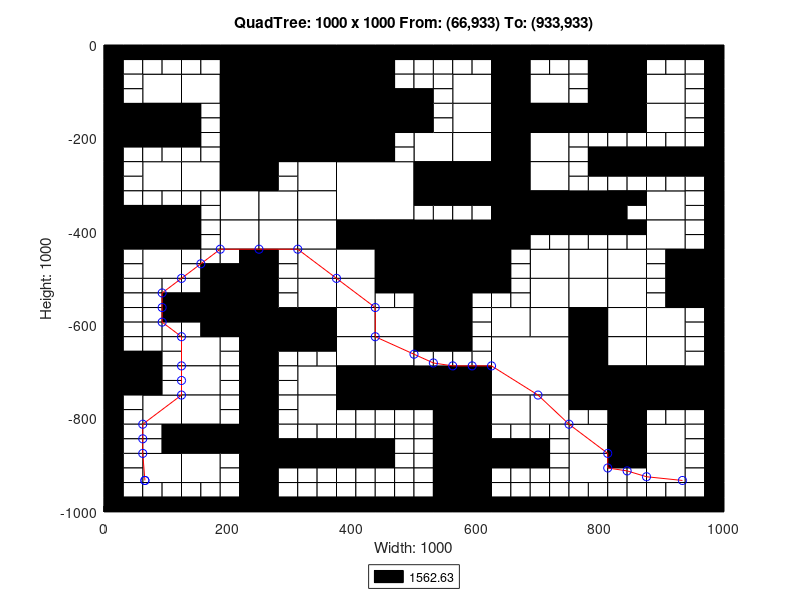

Reproduce this figure in MATLAB.
axis([0 1000 -1000 0]);
title('QuadTree: 1000 x 1000 From: (66,933) To: (933,933)');
xlabel('Width: 1000');
ylabel('Height: 1000');
rectangle('Position',[250 -125 125 125], 'FaceColor',[0 0 0]);
rectangle('Position',[250 -250 125 125], 'FaceColor',[0 0 0]);
rectangle('Position',[375 -375 125 125], 'FaceColor',[1 1 1]);
rectangle('Position',[500 -500 125 125], 'FaceColor',[0 0 0]);
rectangle('Position',[625 -750 125 125], 'FaceColor',[1 1 1]);
rectangle('Position',[62.5 -125 62.5 62.5], 'FaceColor',[1 1 1]);
rectangle('Position',[187.5 -62.5 62.5 62.5], 'FaceColor',[0 0 0]);
rectangle('Position',[125 -125 62.5 62.5], 'FaceColor',[1 1 1]);
rectangle('Position',[187.5 -125 62.5 62.5], 'FaceColor',[0 0 0]);
rectangle('Position',[0 -187.5 62.5 62.5], 'FaceColor',[0 0 0]);
rectangle('Position',[62.5 -187.5 62.5 62.5], 'FaceColor',[0 0 0]);
rectangle('Position',[187.5 -187.5 62.5 62.5], 'FaceColor',[0 0 0]);
rectangle('Position',[187.5 -250 62.5 62.5], 'FaceColor',[0 0 0]);
rectangle('Position',[375 -62.5 62.5 62.5], 'FaceColor',[0 0 0]);
rectangle('Position',[375 -125 62.5 62.5], 'FaceColor',[0 0 0]);
rectangle('Position',[375 -187.5 62.5 62.5], 'FaceColor',[0 0 0]);
rectangle('Position',[437.5 -187.5 62.5 62.5], 'FaceColor',[0 0 0]);
rectangle('Position',[375 -250 62.5 62.5], 'FaceColor',[0 0 0]);
rectangle('Position',[62.5 -312.5 62.5 62.5], 'FaceColor',[1 1 1]);
rectangle('Position',[125 -312.5 62.5 62.5], 'FaceColor',[1 1 1]);
rectangle('Position',[187.5 -312.5 62.5 62.5], 'FaceColor',[0 0 0]);
rectangle('Position',[187.5 -375 62.5 62.5], 'FaceColor',[1 1 1]);
rectangle('Position',[0 -437.5 62.5 62.5], 'FaceColor',[0 0 0]);
rectangle('Position',[62.5 -437.5 62.5 62.5], 'FaceColor',[0 0 0]);
rectangle('Position',[62.5 -500 62.5 62.5], 'FaceColor',[1 1 1]);
rectangle('Position',[187.5 -437.5 62.5 62.5], 'FaceColor',[1 1 1]);
rectangle('Position',[312.5 -312.5 62.5 62.5], 'FaceColor',[1 1 1]);
rectangle('Position',[250 -375 62.5 62.5], 'FaceColor',[1 1 1]);
rectangle('Position',[312.5 -375 62.5 62.5], 'FaceColor',[1 1 1]);
rectangle('Position',[250 -437.5 62.5 62.5], 'FaceColor',[1 1 1]);
rectangle('Position',[312.5 -437.5 62.5 62.5], 'FaceColor',[1 1 1]);
rectangle('Position',[312.5 -500 62.5 62.5], 'FaceColor',[1 1 1]);
rectangle('Position',[375 -437.5 62.5 62.5], 'FaceColor',[0 0 0]);
rectangle('Position',[437.5 -437.5 62.5 62.5], 'FaceColor',[0 0 0]);
rectangle('Position',[375 -500 62.5 62.5], 'FaceColor',[1 1 1]);
rectangle('Position',[437.5 -500 62.5 62.5], 'FaceColor',[0 0 0]);
rectangle('Position',[562.5 -125 62.5 62.5], 'FaceColor',[1 1 1]);
rectangle('Position',[625 -62.5 62.5 62.5], 'FaceColor',[0 0 0]);
rectangle('Position',[625 -125 62.5 62.5], 'FaceColor',[0 0 0]);
rectangle('Position',[687.5 -125 62.5 62.5], 'FaceColor',[1 1 1]);
rectangle('Position',[562.5 -187.5 62.5 62.5], 'FaceColor',[1 1 1]);
rectangle('Position',[500 -250 62.5 62.5], 'FaceColor',[1 1 1]);
rectangle('Position',[562.5 -250 62.5 62.5], 'FaceColor',[1 1 1]);
rectangle('Position',[625 -187.5 62.5 62.5], 'FaceColor',[0 0 0]);
rectangle('Position',[687.5 -187.5 62.5 62.5], 'FaceColor',[0 0 0]);
rectangle('Position',[625 -250 62.5 62.5], 'FaceColor',[0 0 0]);
rectangle('Position',[687.5 -250 62.5 62.5], 'FaceColor',[1 1 1]);
rectangle('Position',[812.5 -62.5 62.5 62.5], 'FaceColor',[0 0 0]);
rectangle('Position',[812.5 -125 62.5 62.5], 'FaceColor',[0 0 0]);
rectangle('Position',[875 -125 62.5 62.5], 'FaceColor',[1 1 1]);
rectangle('Position',[750 -187.5 62.5 62.5], 'FaceColor',[0 0 0]);
rectangle('Position',[812.5 -187.5 62.5 62.5], 'FaceColor',[0 0 0]);
rectangle('Position',[875 -187.5 62.5 62.5], 'FaceColor',[1 1 1]);
rectangle('Position',[500 -312.5 62.5 62.5], 'FaceColor',[0 0 0]);
rectangle('Position',[562.5 -312.5 62.5 62.5], 'FaceColor',[0 0 0]);
rectangle('Position',[625 -312.5 62.5 62.5], 'FaceColor',[0 0 0]);
rectangle('Position',[687.5 -312.5 62.5 62.5], 'FaceColor',[1 1 1]);
rectangle('Position',[625 -375 62.5 62.5], 'FaceColor',[0 0 0]);
rectangle('Position',[687.5 -375 62.5 62.5], 'FaceColor',[0 0 0]);
rectangle('Position',[625 -437.5 62.5 62.5], 'FaceColor',[0 0 0]);
rectangle('Position',[687.5 -500 62.5 62.5], 'FaceColor',[1 1 1]);
rectangle('Position',[750 -375 62.5 62.5], 'FaceColor',[0 0 0]);
rectangle('Position',[875 -375 62.5 62.5], 'FaceColor',[1 1 1]);
rectangle('Position',[750 -500 62.5 62.5], 'FaceColor',[1 1 1]);
rectangle('Position',[812.5 -500 62.5 62.5], 'FaceColor',[1 1 1]);
rectangle('Position',[875 -437.5 62.5 62.5], 'FaceColor',[1 1 1]);
rectangle('Position',[937.5 -500 62.5 62.5], 'FaceColor',[0 0 0]);
rectangle('Position',[187.5 -562.5 62.5 62.5], 'FaceColor',[0 0 0]);
rectangle('Position',[187.5 -625 62.5 62.5], 'FaceColor',[0 0 0]);
rectangle('Position',[0 -750 62.5 62.5], 'FaceColor',[0 0 0]);
rectangle('Position',[125 -687.5 62.5 62.5], 'FaceColor',[1 1 1]);
rectangle('Position',[125 -750 62.5 62.5], 'FaceColor',[1 1 1]);
rectangle('Position',[312.5 -562.5 62.5 62.5], 'FaceColor',[1 1 1]);
rectangle('Position',[250 -625 62.5 62.5], 'FaceColor',[0 0 0]);
rectangle('Position',[312.5 -625 62.5 62.5], 'FaceColor',[0 0 0]);
rectangle('Position',[375 -562.5 62.5 62.5], 'FaceColor',[1 1 1]);
rectangle('Position',[375 -625 62.5 62.5], 'FaceColor',[1 1 1]);
rectangle('Position',[437.5 -625 62.5 62.5], 'FaceColor',[1 1 1]);
rectangle('Position',[312.5 -750 62.5 62.5], 'FaceColor',[1 1 1]);
rectangle('Position',[375 -687.5 62.5 62.5], 'FaceColor',[1 1 1]);
rectangle('Position',[437.5 -687.5 62.5 62.5], 'FaceColor',[1 1 1]);
rectangle('Position',[375 -750 62.5 62.5], 'FaceColor',[0 0 0]);
rectangle('Position',[437.5 -750 62.5 62.5], 'FaceColor',[0 0 0]);
rectangle('Position',[62.5 -812.5 62.5 62.5], 'FaceColor',[1 1 1]);
rectangle('Position',[125 -812.5 62.5 62.5], 'FaceColor',[1 1 1]);
rectangle('Position',[125 -875 62.5 62.5], 'FaceColor',[0 0 0]);
rectangle('Position',[187.5 -875 62.5 62.5], 'FaceColor',[0 0 0]);
rectangle('Position',[62.5 -937.5 62.5 62.5], 'FaceColor',[1 1 1]);
rectangle('Position',[125 -937.5 62.5 62.5], 'FaceColor',[1 1 1]);
rectangle('Position',[312.5 -812.5 62.5 62.5], 'FaceColor',[1 1 1]);
rectangle('Position',[500 -562.5 62.5 62.5], 'FaceColor',[0 0 0]);
rectangle('Position',[500 -625 62.5 62.5], 'FaceColor',[0 0 0]);
rectangle('Position',[687.5 -562.5 62.5 62.5], 'FaceColor',[1 1 1]);
rectangle('Position',[625 -625 62.5 62.5], 'FaceColor',[1 1 1]);
rectangle('Position',[687.5 -625 62.5 62.5], 'FaceColor',[1 1 1]);
rectangle('Position',[500 -750 62.5 62.5], 'FaceColor',[0 0 0]);
rectangle('Position',[562.5 -750 62.5 62.5], 'FaceColor',[0 0 0]);
rectangle('Position',[750 -562.5 62.5 62.5], 'FaceColor',[1 1 1]);
rectangle('Position',[812.5 -562.5 62.5 62.5], 'FaceColor',[1 1 1]);
rectangle('Position',[750 -625 62.5 62.5], 'FaceColor',[0 0 0]);
rectangle('Position',[812.5 -625 62.5 62.5], 'FaceColor',[1 1 1]);
rectangle('Position',[937.5 -562.5 62.5 62.5], 'FaceColor',[0 0 0]);
rectangle('Position',[875 -625 62.5 62.5], 'FaceColor',[1 1 1]);
rectangle('Position',[750 -687.5 62.5 62.5], 'FaceColor',[0 0 0]);
rectangle('Position',[812.5 -687.5 62.5 62.5], 'FaceColor',[1 1 1]);
rectangle('Position',[750 -750 62.5 62.5], 'FaceColor',[0 0 0]);
rectangle('Position',[812.5 -750 62.5 62.5], 'FaceColor',[0 0 0]);
rectangle('Position',[875 -687.5 62.5 62.5], 'FaceColor',[1 1 1]);
rectangle('Position',[875 -750 62.5 62.5], 'FaceColor',[0 0 0]);
rectangle('Position',[937.5 -750 62.5 62.5], 'FaceColor',[0 0 0]);
rectangle('Position',[562.5 -812.5 62.5 62.5], 'FaceColor',[0 0 0]);
rectangle('Position',[562.5 -875 62.5 62.5], 'FaceColor',[0 0 0]);
rectangle('Position',[625 -812.5 62.5 62.5], 'FaceColor',[1 1 1]);
rectangle('Position',[687.5 -812.5 62.5 62.5], 'FaceColor',[1 1 1]);
rectangle('Position',[562.5 -937.5 62.5 62.5], 'FaceColor',[0 0 0]);
rectangle('Position',[562.5 -1000 62.5 62.5], 'FaceColor',[0 0 0]);
rectangle('Position',[812.5 -812.5 62.5 62.5], 'FaceColor',[0 0 0]);
rectangle('Position',[750 -875 62.5 62.5], 'FaceColor',[1 1 1]);
rectangle('Position',[812.5 -875 62.5 62.5], 'FaceColor',[0 0 0]);
rectangle('Position',[875 -875 62.5 62.5], 'FaceColor',[1 1 1]);
rectangle('Position',[750 -937.5 62.5 62.5], 'FaceColor',[1 1 1]);
rectangle('Position',[875 -937.5 62.5 62.5], 'FaceColor',[1 1 1]);
rectangle('Position',[0 -31.25 31.25 31.25], 'FaceColor',[0 0 0]);
rectangle('Position',[31.25 -31.25 31.25 31.25], 'FaceColor',[0 0 0]);
rectangle('Position',[0 -62.5 31.25 31.25], 'FaceColor',[0 0 0]);
rectangle('Position',[31.25 -62.5 31.25 31.25], 'FaceColor',[1 1 1]);
rectangle('Position',[62.5 -31.25 31.25 31.25], 'FaceColor',[0 0 0]);
rectangle('Position',[93.75 -31.25 31.25 31.25], 'FaceColor',[0 0 0]);
rectangle('Position',[62.5 -62.5 31.25 31.25], 'FaceColor',[1 1 1]);
rectangle('Position',[93.75 -62.5 31.25 31.25], 'FaceColor',[1 1 1]);
rectangle('Position',[0 -93.75 31.25 31.25], 'FaceColor',[0 0 0]);
rectangle('Position',[31.25 -93.75 31.25 31.25], 'FaceColor',[1 1 1]);
rectangle('Position',[0 -125 31.25 31.25], 'FaceColor',[0 0 0]);
rectangle('Position',[31.25 -125 31.25 31.25], 'FaceColor',[1 1 1]);
rectangle('Position',[125 -31.25 31.25 31.25], 'FaceColor',[0 0 0]);
rectangle('Position',[156.25 -31.25 31.25 31.25], 'FaceColor',[0 0 0]);
rectangle('Position',[125 -62.5 31.25 31.25], 'FaceColor',[1 1 1]);
rectangle('Position',[156.25 -62.5 31.25 31.25], 'FaceColor',[1 1 1]);
rectangle('Position',[0 -218.75 31.25 31.25], 'FaceColor',[0 0 0]);
rectangle('Position',[31.25 -218.75 31.25 31.25], 'FaceColor',[0 0 0]);
rectangle('Position',[0 -250 31.25 31.25], 'FaceColor',[0 0 0]);
rectangle('Position',[31.25 -250 31.25 31.25], 'FaceColor',[1 1 1]);
rectangle('Position',[62.5 -218.75 31.25 31.25], 'FaceColor',[0 0 0]);
rectangle('Position',[93.75 -218.75 31.25 31.25], 'FaceColor',[0 0 0]);
rectangle('Position',[62.5 -250 31.25 31.25], 'FaceColor',[1 1 1]);
rectangle('Position',[93.75 -250 31.25 31.25], 'FaceColor',[1 1 1]);
rectangle('Position',[125 -156.25 31.25 31.25], 'FaceColor',[0 0 0]);
rectangle('Position',[156.25 -156.25 31.25 31.25], 'FaceColor',[1 1 1]);
rectangle('Position',[125 -187.5 31.25 31.25], 'FaceColor',[0 0 0]);
rectangle('Position',[156.25 -187.5 31.25 31.25], 'FaceColor',[1 1 1]);
rectangle('Position',[125 -218.75 31.25 31.25], 'FaceColor',[0 0 0]);
rectangle('Position',[156.25 -218.75 31.25 31.25], 'FaceColor',[1 1 1]);
rectangle('Position',[125 -250 31.25 31.25], 'FaceColor',[1 1 1]);
rectangle('Position',[156.25 -250 31.25 31.25], 'FaceColor',[1 1 1]);
rectangle('Position',[437.5 -31.25 31.25 31.25], 'FaceColor',[0 0 0]);
rectangle('Position',[468.75 -31.25 31.25 31.25], 'FaceColor',[0 0 0]);
rectangle('Position',[437.5 -62.5 31.25 31.25], 'FaceColor',[0 0 0]);
rectangle('Position',[468.75 -62.5 31.25 31.25], 'FaceColor',[1 1 1]);
rectangle('Position',[437.5 -93.75 31.25 31.25], 'FaceColor',[0 0 0]);
rectangle('Position',[468.75 -93.75 31.25 31.25], 'FaceColor',[1 1 1]);
rectangle('Position',[437.5 -125 31.25 31.25], 'FaceColor',[0 0 0]);
rectangle('Position',[468.75 -125 31.25 31.25], 'FaceColor',[0 0 0]);
rectangle('Position',[437.5 -218.75 31.25 31.25], 'FaceColor',[0 0 0]);
rectangle('Position',[468.75 -218.75 31.25 31.25], 'FaceColor',[1 1 1]);
rectangle('Position',[437.5 -250 31.25 31.25], 'FaceColor',[0 0 0]);
rectangle('Position',[468.75 -250 31.25 31.25], 'FaceColor',[1 1 1]);
rectangle('Position',[0 -281.25 31.25 31.25], 'FaceColor',[0 0 0]);
rectangle('Position',[31.25 -281.25 31.25 31.25], 'FaceColor',[1 1 1]);
rectangle('Position',[0 -312.5 31.25 31.25], 'FaceColor',[0 0 0]);
rectangle('Position',[31.25 -312.5 31.25 31.25], 'FaceColor',[1 1 1]);
rectangle('Position',[0 -343.75 31.25 31.25], 'FaceColor',[0 0 0]);
rectangle('Position',[31.25 -343.75 31.25 31.25], 'FaceColor',[1 1 1]);
rectangle('Position',[0 -375 31.25 31.25], 'FaceColor',[0 0 0]);
rectangle('Position',[31.25 -375 31.25 31.25], 'FaceColor',[0 0 0]);
rectangle('Position',[62.5 -343.75 31.25 31.25], 'FaceColor',[1 1 1]);
rectangle('Position',[93.75 -343.75 31.25 31.25], 'FaceColor',[1 1 1]);
rectangle('Position',[62.5 -375 31.25 31.25], 'FaceColor',[0 0 0]);
rectangle('Position',[93.75 -375 31.25 31.25], 'FaceColor',[0 0 0]);
rectangle('Position',[125 -343.75 31.25 31.25], 'FaceColor',[1 1 1]);
rectangle('Position',[156.25 -343.75 31.25 31.25], 'FaceColor',[1 1 1]);
rectangle('Position',[125 -375 31.25 31.25], 'FaceColor',[0 0 0]);
rectangle('Position',[156.25 -375 31.25 31.25], 'FaceColor',[1 1 1]);
rectangle('Position',[0 -468.75 31.25 31.25], 'FaceColor',[0 0 0]);
rectangle('Position',[31.25 -468.75 31.25 31.25], 'FaceColor',[1 1 1]);
rectangle('Position',[0 -500 31.25 31.25], 'FaceColor',[0 0 0]);
rectangle('Position',[31.25 -500 31.25 31.25], 'FaceColor',[1 1 1]);
rectangle('Position',[125 -406.25 31.25 31.25], 'FaceColor',[0 0 0]);
rectangle('Position',[156.25 -406.25 31.25 31.25], 'FaceColor',[1 1 1]);
rectangle('Position',[125 -437.5 31.25 31.25], 'FaceColor',[0 0 0]);
rectangle('Position',[156.25 -437.5 31.25 31.25], 'FaceColor',[1 1 1]);
rectangle('Position',[125 -468.75 31.25 31.25], 'FaceColor',[1 1 1]);
rectangle('Position',[156.25 -468.75 31.25 31.25], 'FaceColor',[1 1 1]);
rectangle('Position',[125 -500 31.25 31.25], 'FaceColor',[1 1 1]);
rectangle('Position',[156.25 -500 31.25 31.25], 'FaceColor',[0 0 0]);
rectangle('Position',[187.5 -468.75 31.25 31.25], 'FaceColor',[1 1 1]);
rectangle('Position',[218.75 -468.75 31.25 31.25], 'FaceColor',[0 0 0]);
rectangle('Position',[187.5 -500 31.25 31.25], 'FaceColor',[0 0 0]);
rectangle('Position',[218.75 -500 31.25 31.25], 'FaceColor',[0 0 0]);
rectangle('Position',[250 -281.25 31.25 31.25], 'FaceColor',[0 0 0]);
rectangle('Position',[281.25 -281.25 31.25 31.25], 'FaceColor',[1 1 1]);
rectangle('Position',[250 -312.5 31.25 31.25], 'FaceColor',[0 0 0]);
rectangle('Position',[281.25 -312.5 31.25 31.25], 'FaceColor',[1 1 1]);
rectangle('Position',[250 -468.75 31.25 31.25], 'FaceColor',[0 0 0]);
rectangle('Position',[281.25 -468.75 31.25 31.25], 'FaceColor',[1 1 1]);
rectangle('Position',[250 -500 31.25 31.25], 'FaceColor',[0 0 0]);
rectangle('Position',[281.25 -500 31.25 31.25], 'FaceColor',[1 1 1]);
rectangle('Position',[500 -31.25 31.25 31.25], 'FaceColor',[0 0 0]);
rectangle('Position',[531.25 -31.25 31.25 31.25], 'FaceColor',[0 0 0]);
rectangle('Position',[500 -62.5 31.25 31.25], 'FaceColor',[1 1 1]);
rectangle('Position',[531.25 -62.5 31.25 31.25], 'FaceColor',[1 1 1]);
rectangle('Position',[562.5 -31.25 31.25 31.25], 'FaceColor',[0 0 0]);
rectangle('Position',[593.75 -31.25 31.25 31.25], 'FaceColor',[0 0 0]);
rectangle('Position',[562.5 -62.5 31.25 31.25], 'FaceColor',[1 1 1]);
rectangle('Position',[593.75 -62.5 31.25 31.25], 'FaceColor',[1 1 1]);
rectangle('Position',[500 -93.75 31.25 31.25], 'FaceColor',[1 1 1]);
rectangle('Position',[531.25 -93.75 31.25 31.25], 'FaceColor',[1 1 1]);
rectangle('Position',[500 -125 31.25 31.25], 'FaceColor',[0 0 0]);
rectangle('Position',[531.25 -125 31.25 31.25], 'FaceColor',[1 1 1]);
rectangle('Position',[687.5 -31.25 31.25 31.25], 'FaceColor',[0 0 0]);
rectangle('Position',[718.75 -31.25 31.25 31.25], 'FaceColor',[0 0 0]);
rectangle('Position',[687.5 -62.5 31.25 31.25], 'FaceColor',[1 1 1]);
rectangle('Position',[718.75 -62.5 31.25 31.25], 'FaceColor',[1 1 1]);
rectangle('Position',[500 -156.25 31.25 31.25], 'FaceColor',[0 0 0]);
rectangle('Position',[531.25 -156.25 31.25 31.25], 'FaceColor',[1 1 1]);
rectangle('Position',[500 -187.5 31.25 31.25], 'FaceColor',[0 0 0]);
rectangle('Position',[531.25 -187.5 31.25 31.25], 'FaceColor',[1 1 1]);
rectangle('Position',[750 -31.25 31.25 31.25], 'FaceColor',[0 0 0]);
rectangle('Position',[781.25 -31.25 31.25 31.25], 'FaceColor',[0 0 0]);
rectangle('Position',[750 -62.5 31.25 31.25], 'FaceColor',[1 1 1]);
rectangle('Position',[781.25 -62.5 31.25 31.25], 'FaceColor',[0 0 0]);
rectangle('Position',[750 -93.75 31.25 31.25], 'FaceColor',[1 1 1]);
rectangle('Position',[781.25 -93.75 31.25 31.25], 'FaceColor',[0 0 0]);
rectangle('Position',[750 -125 31.25 31.25], 'FaceColor',[1 1 1]);
rectangle('Position',[781.25 -125 31.25 31.25], 'FaceColor',[0 0 0]);
rectangle('Position',[875 -31.25 31.25 31.25], 'FaceColor',[0 0 0]);
rectangle('Position',[906.25 -31.25 31.25 31.25], 'FaceColor',[0 0 0]);
rectangle('Position',[875 -62.5 31.25 31.25], 'FaceColor',[1 1 1]);
rectangle('Position',[906.25 -62.5 31.25 31.25], 'FaceColor',[1 1 1]);
rectangle('Position',[937.5 -31.25 31.25 31.25], 'FaceColor',[0 0 0]);
rectangle('Position',[968.75 -31.25 31.25 31.25], 'FaceColor',[0 0 0]);
rectangle('Position',[937.5 -62.5 31.25 31.25], 'FaceColor',[1 1 1]);
rectangle('Position',[968.75 -62.5 31.25 31.25], 'FaceColor',[0 0 0]);
rectangle('Position',[937.5 -93.75 31.25 31.25], 'FaceColor',[1 1 1]);
rectangle('Position',[968.75 -93.75 31.25 31.25], 'FaceColor',[0 0 0]);
rectangle('Position',[937.5 -125 31.25 31.25], 'FaceColor',[1 1 1]);
rectangle('Position',[968.75 -125 31.25 31.25], 'FaceColor',[0 0 0]);
rectangle('Position',[750 -218.75 31.25 31.25], 'FaceColor',[1 1 1]);
rectangle('Position',[781.25 -218.75 31.25 31.25], 'FaceColor',[1 1 1]);
rectangle('Position',[750 -250 31.25 31.25], 'FaceColor',[1 1 1]);
rectangle('Position',[781.25 -250 31.25 31.25], 'FaceColor',[0 0 0]);
rectangle('Position',[812.5 -218.75 31.25 31.25], 'FaceColor',[1 1 1]);
rectangle('Position',[843.75 -218.75 31.25 31.25], 'FaceColor',[1 1 1]);
rectangle('Position',[812.5 -250 31.25 31.25], 'FaceColor',[0 0 0]);
rectangle('Position',[843.75 -250 31.25 31.25], 'FaceColor',[0 0 0]);
rectangle('Position',[937.5 -156.25 31.25 31.25], 'FaceColor',[1 1 1]);
rectangle('Position',[968.75 -156.25 31.25 31.25], 'FaceColor',[0 0 0]);
rectangle('Position',[937.5 -187.5 31.25 31.25], 'FaceColor',[1 1 1]);
rectangle('Position',[968.75 -187.5 31.25 31.25], 'FaceColor',[0 0 0]);
rectangle('Position',[875 -218.75 31.25 31.25], 'FaceColor',[1 1 1]);
rectangle('Position',[906.25 -218.75 31.25 31.25], 'FaceColor',[1 1 1]);
rectangle('Position',[875 -250 31.25 31.25], 'FaceColor',[0 0 0]);
rectangle('Position',[906.25 -250 31.25 31.25], 'FaceColor',[0 0 0]);
rectangle('Position',[937.5 -218.75 31.25 31.25], 'FaceColor',[1 1 1]);
rectangle('Position',[968.75 -218.75 31.25 31.25], 'FaceColor',[0 0 0]);
rectangle('Position',[937.5 -250 31.25 31.25], 'FaceColor',[0 0 0]);
rectangle('Position',[968.75 -250 31.25 31.25], 'FaceColor',[0 0 0]);
rectangle('Position',[500 -343.75 31.25 31.25], 'FaceColor',[0 0 0]);
rectangle('Position',[531.25 -343.75 31.25 31.25], 'FaceColor',[0 0 0]);
rectangle('Position',[500 -375 31.25 31.25], 'FaceColor',[1 1 1]);
rectangle('Position',[531.25 -375 31.25 31.25], 'FaceColor',[1 1 1]);
rectangle('Position',[562.5 -343.75 31.25 31.25], 'FaceColor',[0 0 0]);
rectangle('Position',[593.75 -343.75 31.25 31.25], 'FaceColor',[0 0 0]);
rectangle('Position',[562.5 -375 31.25 31.25], 'FaceColor',[1 1 1]);
rectangle('Position',[593.75 -375 31.25 31.25], 'FaceColor',[1 1 1]);
rectangle('Position',[687.5 -406.25 31.25 31.25], 'FaceColor',[0 0 0]);
rectangle('Position',[718.75 -406.25 31.25 31.25], 'FaceColor',[0 0 0]);
rectangle('Position',[687.5 -437.5 31.25 31.25], 'FaceColor',[1 1 1]);
rectangle('Position',[718.75 -437.5 31.25 31.25], 'FaceColor',[1 1 1]);
rectangle('Position',[625 -468.75 31.25 31.25], 'FaceColor',[0 0 0]);
rectangle('Position',[656.25 -468.75 31.25 31.25], 'FaceColor',[1 1 1]);
rectangle('Position',[625 -500 31.25 31.25], 'FaceColor',[0 0 0]);
rectangle('Position',[656.25 -500 31.25 31.25], 'FaceColor',[1 1 1]);
rectangle('Position',[750 -281.25 31.25 31.25], 'FaceColor',[1 1 1]);
rectangle('Position',[781.25 -281.25 31.25 31.25], 'FaceColor',[0 0 0]);
rectangle('Position',[750 -312.5 31.25 31.25], 'FaceColor',[1 1 1]);
rectangle('Position',[781.25 -312.5 31.25 31.25], 'FaceColor',[1 1 1]);
rectangle('Position',[812.5 -281.25 31.25 31.25], 'FaceColor',[0 0 0]);
rectangle('Position',[843.75 -281.25 31.25 31.25], 'FaceColor',[0 0 0]);
rectangle('Position',[812.5 -312.5 31.25 31.25], 'FaceColor',[1 1 1]);
rectangle('Position',[843.75 -312.5 31.25 31.25], 'FaceColor',[1 1 1]);
rectangle('Position',[812.5 -343.75 31.25 31.25], 'FaceColor',[0 0 0]);
rectangle('Position',[843.75 -343.75 31.25 31.25], 'FaceColor',[0 0 0]);
rectangle('Position',[812.5 -375 31.25 31.25], 'FaceColor',[0 0 0]);
rectangle('Position',[843.75 -375 31.25 31.25], 'FaceColor',[1 1 1]);
rectangle('Position',[875 -281.25 31.25 31.25], 'FaceColor',[0 0 0]);
rectangle('Position',[906.25 -281.25 31.25 31.25], 'FaceColor',[0 0 0]);
rectangle('Position',[875 -312.5 31.25 31.25], 'FaceColor',[1 1 1]);
rectangle('Position',[906.25 -312.5 31.25 31.25], 'FaceColor',[1 1 1]);
rectangle('Position',[937.5 -281.25 31.25 31.25], 'FaceColor',[0 0 0]);
rectangle('Position',[968.75 -281.25 31.25 31.25], 'FaceColor',[0 0 0]);
rectangle('Position',[937.5 -312.5 31.25 31.25], 'FaceColor',[1 1 1]);
rectangle('Position',[968.75 -312.5 31.25 31.25], 'FaceColor',[0 0 0]);
rectangle('Position',[937.5 -343.75 31.25 31.25], 'FaceColor',[1 1 1]);
rectangle('Position',[968.75 -343.75 31.25 31.25], 'FaceColor',[0 0 0]);
rectangle('Position',[937.5 -375 31.25 31.25], 'FaceColor',[1 1 1]);
rectangle('Position',[968.75 -375 31.25 31.25], 'FaceColor',[0 0 0]);
rectangle('Position',[750 -406.25 31.25 31.25], 'FaceColor',[0 0 0]);
rectangle('Position',[781.25 -406.25 31.25 31.25], 'FaceColor',[0 0 0]);
rectangle('Position',[750 -437.5 31.25 31.25], 'FaceColor',[1 1 1]);
rectangle('Position',[781.25 -437.5 31.25 31.25], 'FaceColor',[1 1 1]);
rectangle('Position',[812.5 -406.25 31.25 31.25], 'FaceColor',[0 0 0]);
rectangle('Position',[843.75 -406.25 31.25 31.25], 'FaceColor',[0 0 0]);
rectangle('Position',[812.5 -437.5 31.25 31.25], 'FaceColor',[1 1 1]);
rectangle('Position',[843.75 -437.5 31.25 31.25], 'FaceColor',[1 1 1]);
rectangle('Position',[937.5 -406.25 31.25 31.25], 'FaceColor',[1 1 1]);
rectangle('Position',[968.75 -406.25 31.25 31.25], 'FaceColor',[0 0 0]);
rectangle('Position',[937.5 -437.5 31.25 31.25], 'FaceColor',[1 1 1]);
rectangle('Position',[968.75 -437.5 31.25 31.25], 'FaceColor',[0 0 0]);
rectangle('Position',[875 -468.75 31.25 31.25], 'FaceColor',[1 1 1]);
rectangle('Position',[906.25 -468.75 31.25 31.25], 'FaceColor',[0 0 0]);
rectangle('Position',[875 -500 31.25 31.25], 'FaceColor',[1 1 1]);
rectangle('Position',[906.25 -500 31.25 31.25], 'FaceColor',[0 0 0]);
rectangle('Position',[0 -531.25 31.25 31.25], 'FaceColor',[0 0 0]);
rectangle('Position',[31.25 -531.25 31.25 31.25], 'FaceColor',[1 1 1]);
rectangle('Position',[0 -562.5 31.25 31.25], 'FaceColor',[0 0 0]);
rectangle('Position',[31.25 -562.5 31.25 31.25], 'FaceColor',[1 1 1]);
rectangle('Position',[62.5 -531.25 31.25 31.25], 'FaceColor',[1 1 1]);
rectangle('Position',[93.75 -531.25 31.25 31.25], 'FaceColor',[1 1 1]);
rectangle('Position',[62.5 -562.5 31.25 31.25], 'FaceColor',[1 1 1]);
rectangle('Position',[93.75 -562.5 31.25 31.25], 'FaceColor',[0 0 0]);
rectangle('Position',[0 -593.75 31.25 31.25], 'FaceColor',[0 0 0]);
rectangle('Position',[31.25 -593.75 31.25 31.25], 'FaceColor',[1 1 1]);
rectangle('Position',[0 -625 31.25 31.25], 'FaceColor',[0 0 0]);
rectangle('Position',[31.25 -625 31.25 31.25], 'FaceColor',[1 1 1]);
rectangle('Position',[62.5 -593.75 31.25 31.25], 'FaceColor',[1 1 1]);
rectangle('Position',[93.75 -593.75 31.25 31.25], 'FaceColor',[0 0 0]);
rectangle('Position',[62.5 -625 31.25 31.25], 'FaceColor',[1 1 1]);
rectangle('Position',[93.75 -625 31.25 31.25], 'FaceColor',[1 1 1]);
rectangle('Position',[125 -531.25 31.25 31.25], 'FaceColor',[1 1 1]);
rectangle('Position',[156.25 -531.25 31.25 31.25], 'FaceColor',[0 0 0]);
rectangle('Position',[125 -562.5 31.25 31.25], 'FaceColor',[0 0 0]);
rectangle('Position',[156.25 -562.5 31.25 31.25], 'FaceColor',[0 0 0]);
rectangle('Position',[125 -593.75 31.25 31.25], 'FaceColor',[0 0 0]);
rectangle('Position',[156.25 -593.75 31.25 31.25], 'FaceColor',[0 0 0]);
rectangle('Position',[125 -625 31.25 31.25], 'FaceColor',[1 1 1]);
rectangle('Position',[156.25 -625 31.25 31.25], 'FaceColor',[0 0 0]);
rectangle('Position',[0 -656.25 31.25 31.25], 'FaceColor',[0 0 0]);
rectangle('Position',[31.25 -656.25 31.25 31.25], 'FaceColor',[1 1 1]);
rectangle('Position',[0 -687.5 31.25 31.25], 'FaceColor',[0 0 0]);
rectangle('Position',[31.25 -687.5 31.25 31.25], 'FaceColor',[0 0 0]);
rectangle('Position',[62.5 -656.25 31.25 31.25], 'FaceColor',[1 1 1]);
rectangle('Position',[93.75 -656.25 31.25 31.25], 'FaceColor',[1 1 1]);
rectangle('Position',[62.5 -687.5 31.25 31.25], 'FaceColor',[0 0 0]);
rectangle('Position',[93.75 -687.5 31.25 31.25], 'FaceColor',[1 1 1]);
rectangle('Position',[62.5 -718.75 31.25 31.25], 'FaceColor',[0 0 0]);
rectangle('Position',[93.75 -718.75 31.25 31.25], 'FaceColor',[1 1 1]);
rectangle('Position',[62.5 -750 31.25 31.25], 'FaceColor',[0 0 0]);
rectangle('Position',[93.75 -750 31.25 31.25], 'FaceColor',[1 1 1]);
rectangle('Position',[187.5 -656.25 31.25 31.25], 'FaceColor',[1 1 1]);
rectangle('Position',[218.75 -656.25 31.25 31.25], 'FaceColor',[0 0 0]);
rectangle('Position',[187.5 -687.5 31.25 31.25], 'FaceColor',[1 1 1]);
rectangle('Position',[218.75 -687.5 31.25 31.25], 'FaceColor',[0 0 0]);
rectangle('Position',[187.5 -718.75 31.25 31.25], 'FaceColor',[1 1 1]);
rectangle('Position',[218.75 -718.75 31.25 31.25], 'FaceColor',[0 0 0]);
rectangle('Position',[187.5 -750 31.25 31.25], 'FaceColor',[1 1 1]);
rectangle('Position',[218.75 -750 31.25 31.25], 'FaceColor',[0 0 0]);
rectangle('Position',[250 -531.25 31.25 31.25], 'FaceColor',[0 0 0]);
rectangle('Position',[281.25 -531.25 31.25 31.25], 'FaceColor',[1 1 1]);
rectangle('Position',[250 -562.5 31.25 31.25], 'FaceColor',[0 0 0]);
rectangle('Position',[281.25 -562.5 31.25 31.25], 'FaceColor',[1 1 1]);
rectangle('Position',[437.5 -531.25 31.25 31.25], 'FaceColor',[0 0 0]);
rectangle('Position',[468.75 -531.25 31.25 31.25], 'FaceColor',[0 0 0]);
rectangle('Position',[437.5 -562.5 31.25 31.25], 'FaceColor',[1 1 1]);
rectangle('Position',[468.75 -562.5 31.25 31.25], 'FaceColor',[1 1 1]);
rectangle('Position',[250 -656.25 31.25 31.25], 'FaceColor',[0 0 0]);
rectangle('Position',[281.25 -656.25 31.25 31.25], 'FaceColor',[0 0 0]);
rectangle('Position',[250 -687.5 31.25 31.25], 'FaceColor',[0 0 0]);
rectangle('Position',[281.25 -687.5 31.25 31.25], 'FaceColor',[1 1 1]);
rectangle('Position',[312.5 -656.25 31.25 31.25], 'FaceColor',[0 0 0]);
rectangle('Position',[343.75 -656.25 31.25 31.25], 'FaceColor',[0 0 0]);
rectangle('Position',[312.5 -687.5 31.25 31.25], 'FaceColor',[1 1 1]);
rectangle('Position',[343.75 -687.5 31.25 31.25], 'FaceColor',[1 1 1]);
rectangle('Position',[250 -718.75 31.25 31.25], 'FaceColor',[0 0 0]);
rectangle('Position',[281.25 -718.75 31.25 31.25], 'FaceColor',[1 1 1]);
rectangle('Position',[250 -750 31.25 31.25], 'FaceColor',[0 0 0]);
rectangle('Position',[281.25 -750 31.25 31.25], 'FaceColor',[1 1 1]);
rectangle('Position',[0 -781.25 31.25 31.25], 'FaceColor',[0 0 0]);
rectangle('Position',[31.25 -781.25 31.25 31.25], 'FaceColor',[1 1 1]);
rectangle('Position',[0 -812.5 31.25 31.25], 'FaceColor',[0 0 0]);
rectangle('Position',[31.25 -812.5 31.25 31.25], 'FaceColor',[1 1 1]);
rectangle('Position',[0 -843.75 31.25 31.25], 'FaceColor',[0 0 0]);
rectangle('Position',[31.25 -843.75 31.25 31.25], 'FaceColor',[1 1 1]);
rectangle('Position',[0 -875 31.25 31.25], 'FaceColor',[0 0 0]);
rectangle('Position',[31.25 -875 31.25 31.25], 'FaceColor',[1 1 1]);
rectangle('Position',[62.5 -843.75 31.25 31.25], 'FaceColor',[1 1 1]);
rectangle('Position',[93.75 -843.75 31.25 31.25], 'FaceColor',[0 0 0]);
rectangle('Position',[62.5 -875 31.25 31.25], 'FaceColor',[1 1 1]);
rectangle('Position',[93.75 -875 31.25 31.25], 'FaceColor',[0 0 0]);
rectangle('Position',[187.5 -781.25 31.25 31.25], 'FaceColor',[1 1 1]);
rectangle('Position',[218.75 -781.25 31.25 31.25], 'FaceColor',[0 0 0]);
rectangle('Position',[187.5 -812.5 31.25 31.25], 'FaceColor',[1 1 1]);
rectangle('Position',[218.75 -812.5 31.25 31.25], 'FaceColor',[0 0 0]);
rectangle('Position',[0 -906.25 31.25 31.25], 'FaceColor',[0 0 0]);
rectangle('Position',[31.25 -906.25 31.25 31.25], 'FaceColor',[1 1 1]);
rectangle('Position',[0 -937.5 31.25 31.25], 'FaceColor',[0 0 0]);
rectangle('Position',[31.25 -937.5 31.25 31.25], 'FaceColor',[1 1 1]);
rectangle('Position',[0 -968.75 31.25 31.25], 'FaceColor',[0 0 0]);
rectangle('Position',[31.25 -968.75 31.25 31.25], 'FaceColor',[1 1 1]);
rectangle('Position',[0 -1000 31.25 31.25], 'FaceColor',[0 0 0]);
rectangle('Position',[31.25 -1000 31.25 31.25], 'FaceColor',[0 0 0]);
rectangle('Position',[62.5 -968.75 31.25 31.25], 'FaceColor',[1 1 1]);
rectangle('Position',[93.75 -968.75 31.25 31.25], 'FaceColor',[1 1 1]);
rectangle('Position',[62.5 -1000 31.25 31.25], 'FaceColor',[0 0 0]);
rectangle('Position',[93.75 -1000 31.25 31.25], 'FaceColor',[0 0 0]);
rectangle('Position',[187.5 -906.25 31.25 31.25], 'FaceColor',[1 1 1]);
rectangle('Position',[218.75 -906.25 31.25 31.25], 'FaceColor',[0 0 0]);
rectangle('Position',[187.5 -937.5 31.25 31.25], 'FaceColor',[1 1 1]);
rectangle('Position',[218.75 -937.5 31.25 31.25], 'FaceColor',[0 0 0]);
rectangle('Position',[125 -968.75 31.25 31.25], 'FaceColor',[1 1 1]);
rectangle('Position',[156.25 -968.75 31.25 31.25], 'FaceColor',[1 1 1]);
rectangle('Position',[125 -1000 31.25 31.25], 'FaceColor',[0 0 0]);
rectangle('Position',[156.25 -1000 31.25 31.25], 'FaceColor',[0 0 0]);
rectangle('Position',[187.5 -968.75 31.25 31.25], 'FaceColor',[1 1 1]);
rectangle('Position',[218.75 -968.75 31.25 31.25], 'FaceColor',[0 0 0]);
rectangle('Position',[187.5 -1000 31.25 31.25], 'FaceColor',[0 0 0]);
rectangle('Position',[218.75 -1000 31.25 31.25], 'FaceColor',[0 0 0]);
rectangle('Position',[250 -781.25 31.25 31.25], 'FaceColor',[0 0 0]);
rectangle('Position',[281.25 -781.25 31.25 31.25], 'FaceColor',[1 1 1]);
rectangle('Position',[250 -812.5 31.25 31.25], 'FaceColor',[0 0 0]);
rectangle('Position',[281.25 -812.5 31.25 31.25], 'FaceColor',[1 1 1]);
rectangle('Position',[250 -843.75 31.25 31.25], 'FaceColor',[0 0 0]);
rectangle('Position',[281.25 -843.75 31.25 31.25], 'FaceColor',[1 1 1]);
rectangle('Position',[250 -875 31.25 31.25], 'FaceColor',[0 0 0]);
rectangle('Position',[281.25 -875 31.25 31.25], 'FaceColor',[0 0 0]);
rectangle('Position',[312.5 -843.75 31.25 31.25], 'FaceColor',[1 1 1]);
rectangle('Position',[343.75 -843.75 31.25 31.25], 'FaceColor',[1 1 1]);
rectangle('Position',[312.5 -875 31.25 31.25], 'FaceColor',[0 0 0]);
rectangle('Position',[343.75 -875 31.25 31.25], 'FaceColor',[0 0 0]);
rectangle('Position',[375 -781.25 31.25 31.25], 'FaceColor',[0 0 0]);
rectangle('Position',[406.25 -781.25 31.25 31.25], 'FaceColor',[0 0 0]);
rectangle('Position',[375 -812.5 31.25 31.25], 'FaceColor',[1 1 1]);
rectangle('Position',[406.25 -812.5 31.25 31.25], 'FaceColor',[1 1 1]);
rectangle('Position',[437.5 -781.25 31.25 31.25], 'FaceColor',[0 0 0]);
rectangle('Position',[468.75 -781.25 31.25 31.25], 'FaceColor',[0 0 0]);
rectangle('Position',[437.5 -812.5 31.25 31.25], 'FaceColor',[1 1 1]);
rectangle('Position',[468.75 -812.5 31.25 31.25], 'FaceColor',[1 1 1]);
rectangle('Position',[375 -843.75 31.25 31.25], 'FaceColor',[1 1 1]);
rectangle('Position',[406.25 -843.75 31.25 31.25], 'FaceColor',[1 1 1]);
rectangle('Position',[375 -875 31.25 31.25], 'FaceColor',[0 0 0]);
rectangle('Position',[406.25 -875 31.25 31.25], 'FaceColor',[0 0 0]);
rectangle('Position',[437.5 -843.75 31.25 31.25], 'FaceColor',[1 1 1]);
rectangle('Position',[468.75 -843.75 31.25 31.25], 'FaceColor',[1 1 1]);
rectangle('Position',[437.5 -875 31.25 31.25], 'FaceColor',[0 0 0]);
rectangle('Position',[468.75 -875 31.25 31.25], 'FaceColor',[1 1 1]);
rectangle('Position',[250 -906.25 31.25 31.25], 'FaceColor',[0 0 0]);
rectangle('Position',[281.25 -906.25 31.25 31.25], 'FaceColor',[0 0 0]);
rectangle('Position',[250 -937.5 31.25 31.25], 'FaceColor',[0 0 0]);
rectangle('Position',[281.25 -937.5 31.25 31.25], 'FaceColor',[1 1 1]);
rectangle('Position',[312.5 -906.25 31.25 31.25], 'FaceColor',[0 0 0]);
rectangle('Position',[343.75 -906.25 31.25 31.25], 'FaceColor',[0 0 0]);
rectangle('Position',[312.5 -937.5 31.25 31.25], 'FaceColor',[1 1 1]);
rectangle('Position',[343.75 -937.5 31.25 31.25], 'FaceColor',[1 1 1]);
rectangle('Position',[250 -968.75 31.25 31.25], 'FaceColor',[0 0 0]);
rectangle('Position',[281.25 -968.75 31.25 31.25], 'FaceColor',[1 1 1]);
rectangle('Position',[250 -1000 31.25 31.25], 'FaceColor',[0 0 0]);
rectangle('Position',[281.25 -1000 31.25 31.25], 'FaceColor',[0 0 0]);
rectangle('Position',[312.5 -968.75 31.25 31.25], 'FaceColor',[1 1 1]);
rectangle('Position',[343.75 -968.75 31.25 31.25], 'FaceColor',[1 1 1]);
rectangle('Position',[312.5 -1000 31.25 31.25], 'FaceColor',[0 0 0]);
rectangle('Position',[343.75 -1000 31.25 31.25], 'FaceColor',[0 0 0]);
rectangle('Position',[375 -906.25 31.25 31.25], 'FaceColor',[0 0 0]);
rectangle('Position',[406.25 -906.25 31.25 31.25], 'FaceColor',[0 0 0]);
rectangle('Position',[375 -937.5 31.25 31.25], 'FaceColor',[1 1 1]);
rectangle('Position',[406.25 -937.5 31.25 31.25], 'FaceColor',[1 1 1]);
rectangle('Position',[437.5 -906.25 31.25 31.25], 'FaceColor',[0 0 0]);
rectangle('Position',[468.75 -906.25 31.25 31.25], 'FaceColor',[1 1 1]);
rectangle('Position',[437.5 -937.5 31.25 31.25], 'FaceColor',[1 1 1]);
rectangle('Position',[468.75 -937.5 31.25 31.25], 'FaceColor',[1 1 1]);
rectangle('Position',[375 -968.75 31.25 31.25], 'FaceColor',[1 1 1]);
rectangle('Position',[406.25 -968.75 31.25 31.25], 'FaceColor',[1 1 1]);
rectangle('Position',[375 -1000 31.25 31.25], 'FaceColor',[0 0 0]);
rectangle('Position',[406.25 -1000 31.25 31.25], 'FaceColor',[0 0 0]);
rectangle('Position',[437.5 -968.75 31.25 31.25], 'FaceColor',[1 1 1]);
rectangle('Position',[468.75 -968.75 31.25 31.25], 'FaceColor',[1 1 1]);
rectangle('Position',[437.5 -1000 31.25 31.25], 'FaceColor',[0 0 0]);
rectangle('Position',[468.75 -1000 31.25 31.25], 'FaceColor',[0 0 0]);
rectangle('Position',[562.5 -531.25 31.25 31.25], 'FaceColor',[0 0 0]);
rectangle('Position',[593.75 -531.25 31.25 31.25], 'FaceColor',[0 0 0]);
rectangle('Position',[562.5 -562.5 31.25 31.25], 'FaceColor',[0 0 0]);
rectangle('Position',[593.75 -562.5 31.25 31.25], 'FaceColor',[1 1 1]);
rectangle('Position',[562.5 -593.75 31.25 31.25], 'FaceColor',[0 0 0]);
rectangle('Position',[593.75 -593.75 31.25 31.25], 'FaceColor',[1 1 1]);
rectangle('Position',[562.5 -625 31.25 31.25], 'FaceColor',[0 0 0]);
rectangle('Position',[593.75 -625 31.25 31.25], 'FaceColor',[1 1 1]);
rectangle('Position',[625 -531.25 31.25 31.25], 'FaceColor',[0 0 0]);
rectangle('Position',[656.25 -531.25 31.25 31.25], 'FaceColor',[1 1 1]);
rectangle('Position',[625 -562.5 31.25 31.25], 'FaceColor',[1 1 1]);
rectangle('Position',[656.25 -562.5 31.25 31.25], 'FaceColor',[1 1 1]);
rectangle('Position',[500 -656.25 31.25 31.25], 'FaceColor',[0 0 0]);
rectangle('Position',[531.25 -656.25 31.25 31.25], 'FaceColor',[0 0 0]);
rectangle('Position',[500 -687.5 31.25 31.25], 'FaceColor',[1 1 1]);
rectangle('Position',[531.25 -687.5 31.25 31.25], 'FaceColor',[1 1 1]);
rectangle('Position',[562.5 -656.25 31.25 31.25], 'FaceColor',[0 0 0]);
rectangle('Position',[593.75 -656.25 31.25 31.25], 'FaceColor',[1 1 1]);
rectangle('Position',[562.5 -687.5 31.25 31.25], 'FaceColor',[1 1 1]);
rectangle('Position',[593.75 -687.5 31.25 31.25], 'FaceColor',[1 1 1]);
rectangle('Position',[875 -531.25 31.25 31.25], 'FaceColor',[1 1 1]);
rectangle('Position',[906.25 -531.25 31.25 31.25], 'FaceColor',[0 0 0]);
rectangle('Position',[875 -562.5 31.25 31.25], 'FaceColor',[1 1 1]);
rectangle('Position',[906.25 -562.5 31.25 31.25], 'FaceColor',[0 0 0]);
rectangle('Position',[937.5 -593.75 31.25 31.25], 'FaceColor',[1 1 1]);
rectangle('Position',[968.75 -593.75 31.25 31.25], 'FaceColor',[0 0 0]);
rectangle('Position',[937.5 -625 31.25 31.25], 'FaceColor',[1 1 1]);
rectangle('Position',[968.75 -625 31.25 31.25], 'FaceColor',[0 0 0]);
rectangle('Position',[937.5 -656.25 31.25 31.25], 'FaceColor',[1 1 1]);
rectangle('Position',[968.75 -656.25 31.25 31.25], 'FaceColor',[0 0 0]);
rectangle('Position',[937.5 -687.5 31.25 31.25], 'FaceColor',[1 1 1]);
rectangle('Position',[968.75 -687.5 31.25 31.25], 'FaceColor',[0 0 0]);
rectangle('Position',[500 -781.25 31.25 31.25], 'FaceColor',[0 0 0]);
rectangle('Position',[531.25 -781.25 31.25 31.25], 'FaceColor',[0 0 0]);
rectangle('Position',[500 -812.5 31.25 31.25], 'FaceColor',[1 1 1]);
rectangle('Position',[531.25 -812.5 31.25 31.25], 'FaceColor',[0 0 0]);
rectangle('Position',[500 -843.75 31.25 31.25], 'FaceColor',[1 1 1]);
rectangle('Position',[531.25 -843.75 31.25 31.25], 'FaceColor',[0 0 0]);
rectangle('Position',[500 -875 31.25 31.25], 'FaceColor',[1 1 1]);
rectangle('Position',[531.25 -875 31.25 31.25], 'FaceColor',[0 0 0]);
rectangle('Position',[625 -843.75 31.25 31.25], 'FaceColor',[1 1 1]);
rectangle('Position',[656.25 -843.75 31.25 31.25], 'FaceColor',[1 1 1]);
rectangle('Position',[625 -875 31.25 31.25], 'FaceColor',[0 0 0]);
rectangle('Position',[656.25 -875 31.25 31.25], 'FaceColor',[0 0 0]);
rectangle('Position',[687.5 -843.75 31.25 31.25], 'FaceColor',[1 1 1]);
rectangle('Position',[718.75 -843.75 31.25 31.25], 'FaceColor',[1 1 1]);
rectangle('Position',[687.5 -875 31.25 31.25], 'FaceColor',[0 0 0]);
rectangle('Position',[718.75 -875 31.25 31.25], 'FaceColor',[1 1 1]);
rectangle('Position',[500 -906.25 31.25 31.25], 'FaceColor',[1 1 1]);
rectangle('Position',[531.25 -906.25 31.25 31.25], 'FaceColor',[0 0 0]);
rectangle('Position',[500 -937.5 31.25 31.25], 'FaceColor',[1 1 1]);
rectangle('Position',[531.25 -937.5 31.25 31.25], 'FaceColor',[0 0 0]);
rectangle('Position',[500 -968.75 31.25 31.25], 'FaceColor',[1 1 1]);
rectangle('Position',[531.25 -968.75 31.25 31.25], 'FaceColor',[0 0 0]);
rectangle('Position',[500 -1000 31.25 31.25], 'FaceColor',[0 0 0]);
rectangle('Position',[531.25 -1000 31.25 31.25], 'FaceColor',[0 0 0]);
rectangle('Position',[625 -906.25 31.25 31.25], 'FaceColor',[0 0 0]);
rectangle('Position',[656.25 -906.25 31.25 31.25], 'FaceColor',[0 0 0]);
rectangle('Position',[625 -937.5 31.25 31.25], 'FaceColor',[1 1 1]);
rectangle('Position',[656.25 -937.5 31.25 31.25], 'FaceColor',[1 1 1]);
rectangle('Position',[687.5 -906.25 31.25 31.25], 'FaceColor',[0 0 0]);
rectangle('Position',[718.75 -906.25 31.25 31.25], 'FaceColor',[1 1 1]);
rectangle('Position',[687.5 -937.5 31.25 31.25], 'FaceColor',[1 1 1]);
rectangle('Position',[718.75 -937.5 31.25 31.25], 'FaceColor',[1 1 1]);
rectangle('Position',[625 -968.75 31.25 31.25], 'FaceColor',[1 1 1]);
rectangle('Position',[656.25 -968.75 31.25 31.25], 'FaceColor',[1 1 1]);
rectangle('Position',[625 -1000 31.25 31.25], 'FaceColor',[0 0 0]);
rectangle('Position',[656.25 -1000 31.25 31.25], 'FaceColor',[0 0 0]);
rectangle('Position',[687.5 -968.75 31.25 31.25], 'FaceColor',[1 1 1]);
rectangle('Position',[718.75 -968.75 31.25 31.25], 'FaceColor',[1 1 1]);
rectangle('Position',[687.5 -1000 31.25 31.25], 'FaceColor',[0 0 0]);
rectangle('Position',[718.75 -1000 31.25 31.25], 'FaceColor',[0 0 0]);
rectangle('Position',[750 -781.25 31.25 31.25], 'FaceColor',[0 0 0]);
rectangle('Position',[781.25 -781.25 31.25 31.25], 'FaceColor',[0 0 0]);
rectangle('Position',[750 -812.5 31.25 31.25], 'FaceColor',[1 1 1]);
rectangle('Position',[781.25 -812.5 31.25 31.25], 'FaceColor',[1 1 1]);
rectangle('Position',[875 -781.25 31.25 31.25], 'FaceColor',[0 0 0]);
rectangle('Position',[906.25 -781.25 31.25 31.25], 'FaceColor',[0 0 0]);
rectangle('Position',[875 -812.5 31.25 31.25], 'FaceColor',[1 1 1]);
rectangle('Position',[906.25 -812.5 31.25 31.25], 'FaceColor',[1 1 1]);
rectangle('Position',[937.5 -781.25 31.25 31.25], 'FaceColor',[0 0 0]);
rectangle('Position',[968.75 -781.25 31.25 31.25], 'FaceColor',[0 0 0]);
rectangle('Position',[937.5 -812.5 31.25 31.25], 'FaceColor',[1 1 1]);
rectangle('Position',[968.75 -812.5 31.25 31.25], 'FaceColor',[0 0 0]);
rectangle('Position',[937.5 -843.75 31.25 31.25], 'FaceColor',[1 1 1]);
rectangle('Position',[968.75 -843.75 31.25 31.25], 'FaceColor',[0 0 0]);
rectangle('Position',[937.5 -875 31.25 31.25], 'FaceColor',[1 1 1]);
rectangle('Position',[968.75 -875 31.25 31.25], 'FaceColor',[0 0 0]);
rectangle('Position',[812.5 -906.25 31.25 31.25], 'FaceColor',[0 0 0]);
rectangle('Position',[843.75 -906.25 31.25 31.25], 'FaceColor',[0 0 0]);
rectangle('Position',[812.5 -937.5 31.25 31.25], 'FaceColor',[1 1 1]);
rectangle('Position',[843.75 -937.5 31.25 31.25], 'FaceColor',[1 1 1]);
rectangle('Position',[750 -968.75 31.25 31.25], 'FaceColor',[1 1 1]);
rectangle('Position',[781.25 -968.75 31.25 31.25], 'FaceColor',[1 1 1]);
rectangle('Position',[750 -1000 31.25 31.25], 'FaceColor',[0 0 0]);
rectangle('Position',[781.25 -1000 31.25 31.25], 'FaceColor',[0 0 0]);
rectangle('Position',[812.5 -968.75 31.25 31.25], 'FaceColor',[1 1 1]);
rectangle('Position',[843.75 -968.75 31.25 31.25], 'FaceColor',[1 1 1]);
rectangle('Position',[812.5 -1000 31.25 31.25], 'FaceColor',[0 0 0]);
rectangle('Position',[843.75 -1000 31.25 31.25], 'FaceColor',[0 0 0]);
rectangle('Position',[937.5 -906.25 31.25 31.25], 'FaceColor',[1 1 1]);
rectangle('Position',[968.75 -906.25 31.25 31.25], 'FaceColor',[0 0 0]);
rectangle('Position',[937.5 -937.5 31.25 31.25], 'FaceColor',[1 1 1]);
rectangle('Position',[968.75 -937.5 31.25 31.25], 'FaceColor',[0 0 0]);
rectangle('Position',[875 -968.75 31.25 31.25], 'FaceColor',[1 1 1]);
rectangle('Position',[906.25 -968.75 31.25 31.25], 'FaceColor',[1 1 1]);
rectangle('Position',[875 -1000 31.25 31.25], 'FaceColor',[0 0 0]);
rectangle('Position',[906.25 -1000 31.25 31.25], 'FaceColor',[0 0 0]);
rectangle('Position',[937.5 -968.75 31.25 31.25], 'FaceColor',[1 1 1]);
rectangle('Position',[968.75 -968.75 31.25 31.25], 'FaceColor',[0 0 0]);
rectangle('Position',[937.5 -1000 31.25 31.25], 'FaceColor',[0 0 0]);
rectangle('Position',[968.75 -1000 31.25 31.25], 'FaceColor',[0 0 0]);
X=[933,875,843.75,812.5,812.5,750,700,625,593.75,562.5,531.25,500,437.5,437.5,375,312.5,250,187.5,156.25,125,93.75,93.75,93.75,125,125,125,125,62.5,62.5,62.5,66,66];
Y=[-933,-925,-912.5,-906.25,-875,-812.5,-750,-687.5,-687.5,-687.5,-681.25,-662.5,-625,-562.5,-500,-437.5,-437.5,-437.5,-468.75,-500,-531.25,-562.5,-593.75,-625,-687.5,-718.75,-750,-812.5,-843.75,-875,-933,-933];
hold on;
plot(X,Y,'r');
plot(X,Y,'bo');
legend('1562.63','Location','southoutside');
